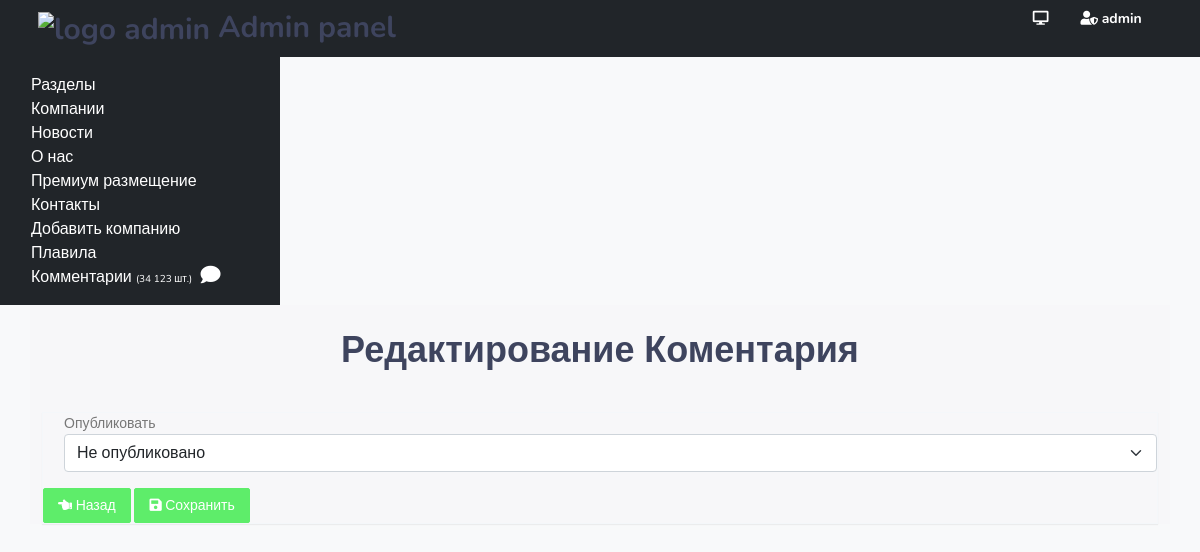
The app's page /admin/comment/edit/1 (signed in), older data.
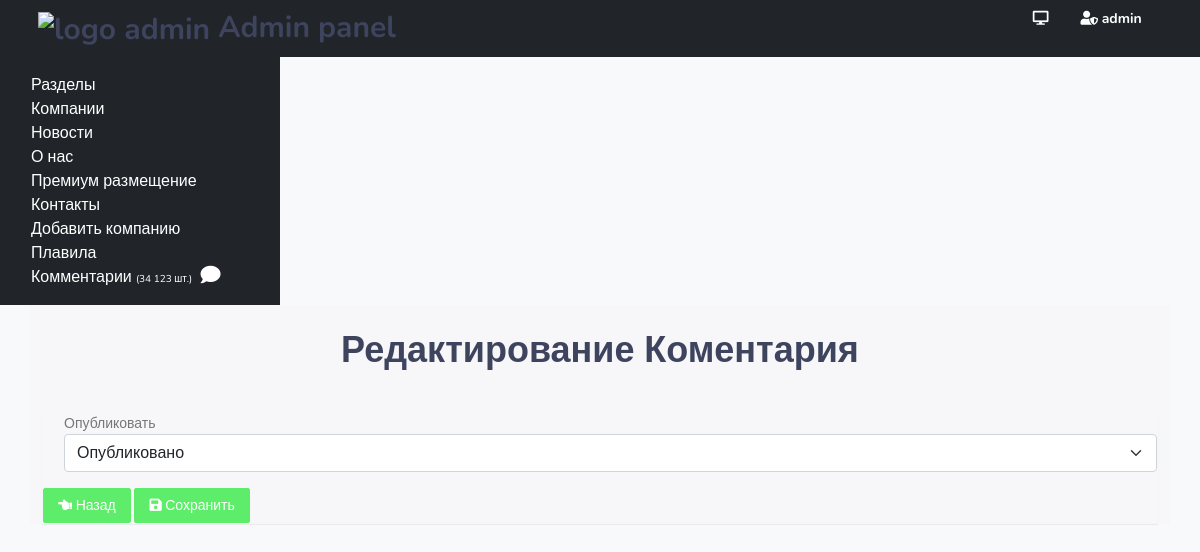
The same page, newer data.
### models.py (models this page shows)
class Comments(db.Model):
    id = db.Column(db.Integer, primary_key=True)
    name = db.Column(db.String(160))
    city = db.Column(db.String(100), nullable=True)
    email = db.Column(db.String(100), nullable=True)
    stars = db.Column(db.String(140))
    content = db.Column(db.Text)
    publish = db.Column(db.String(140))
    datetime = db.Column(db.String(100), nullable=True)
    company_id = db.Column(db.Integer, db.ForeignKey('company.id'), nullable=False)

### view.py (the view, shortened to what this page needs)
@app.route('/admin/comment/edit/<int:id>', methods=['GET', 'POST'])
@login_required
def edit_comment(id):
    comment = Comments.query.get(id)
    return render_template('admin/edit_comment.html', admin=True, comment=comment)

### templates/admin/edit_comment.html (shortened to what this page needs)
{% extends 'admin/base.html' %}
{% block content %}
<div class="row">
    <div class="col-lg-12 text-center">
        <div class="page-title-box">
            <div class="row align-items-center">
                <div class="col-md-12">
                    <h1 class="page-title m-0">Редактирование Коментария</h1>
                </div>
            </div>
        </div>
    </div>
</div>
<div class="row mt-3">
    <div class="col-lg-12">
        <form method="POST" >
            <div class="panel-body">
                <div class="row">
                    <div class="col-lg-12 ">
                        <div class="tab-content" id="myTabContent">
                            <div class="tab-pane fade show active" id="home" role="tabpanel" aria-labelledby="home-tab">
                                <div class="form-check">
<label class="form-check-label" for="flexCheckDefault">
   Опубликовать
  </label>
<select class="form-select" aria-label="Default select example" name="publish" >
<option selected>{% if comment.publish == '1' %}Опубликовано {% elif comment.publish == '0' %}Не опубликовано{% endif %}</option>
</select>
</div>
                        <div class="form-group mt-3">
                            <a href="{{ url_for('all_comment') }}" class="btn btn-success"> <i class="fas fa-hand-point-left"></i> Назад</a>
                            <button type="submit" class="btn btn-success">
                            <i class="fas fa-save"></i> Сохранить
                            </button>
                        </div>
                    </div>
                </div>
            </div>
            </div>
            </div>
        </form>
    </div>
</div>
{% endblock %}

Row changes from the older to the newer data that the page shows:
changed Comments: publish "Не опубликовано" → "Опубликовано"
